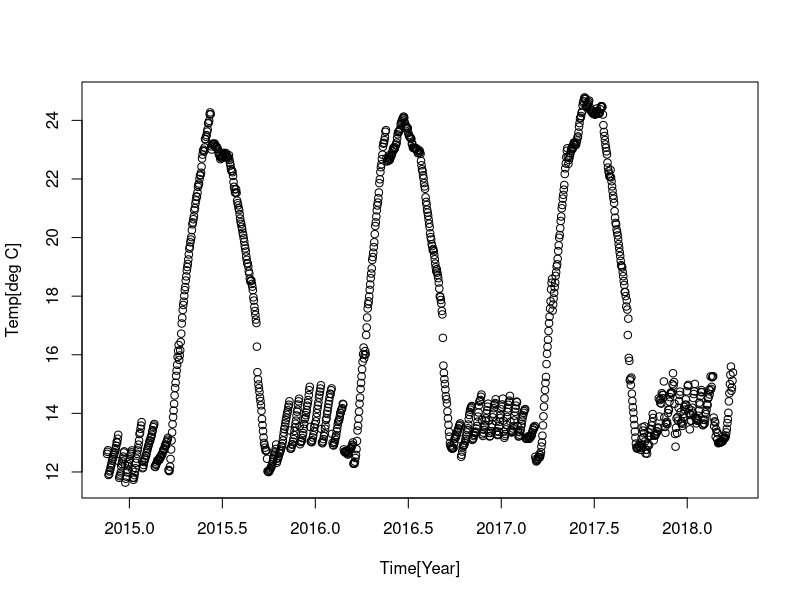
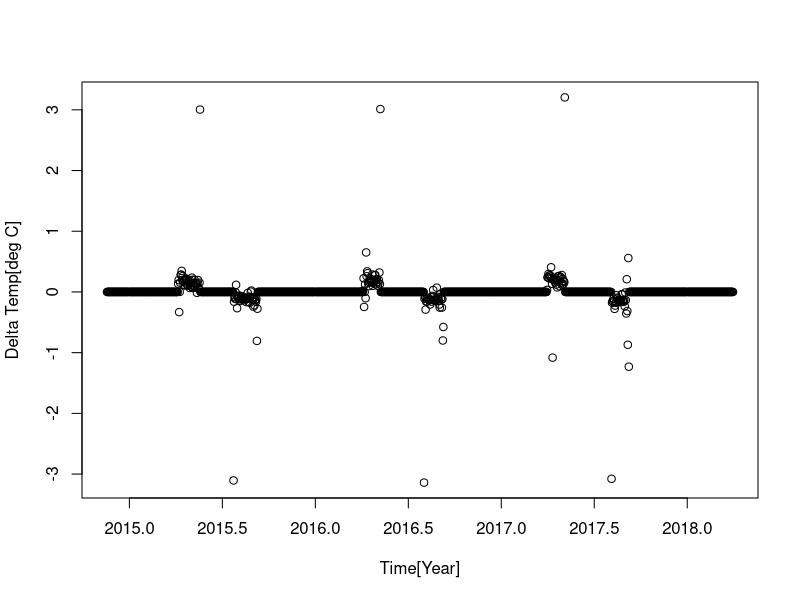
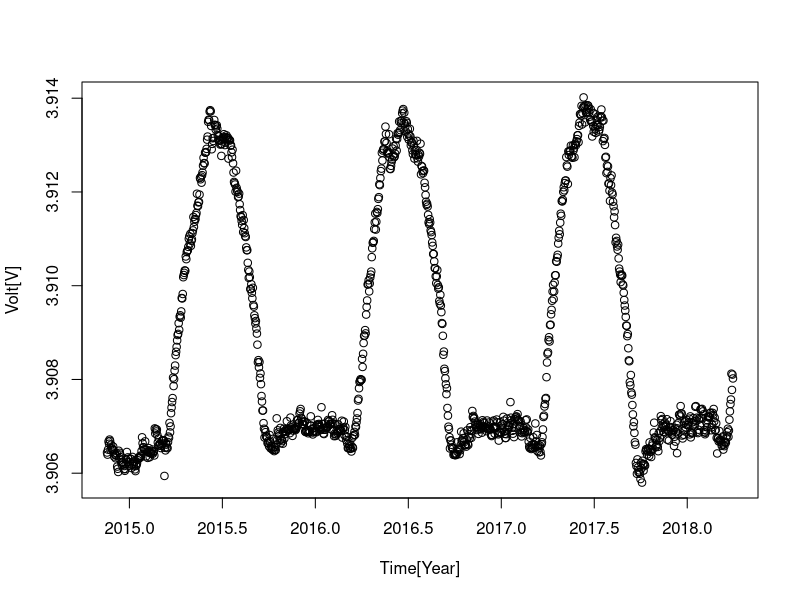
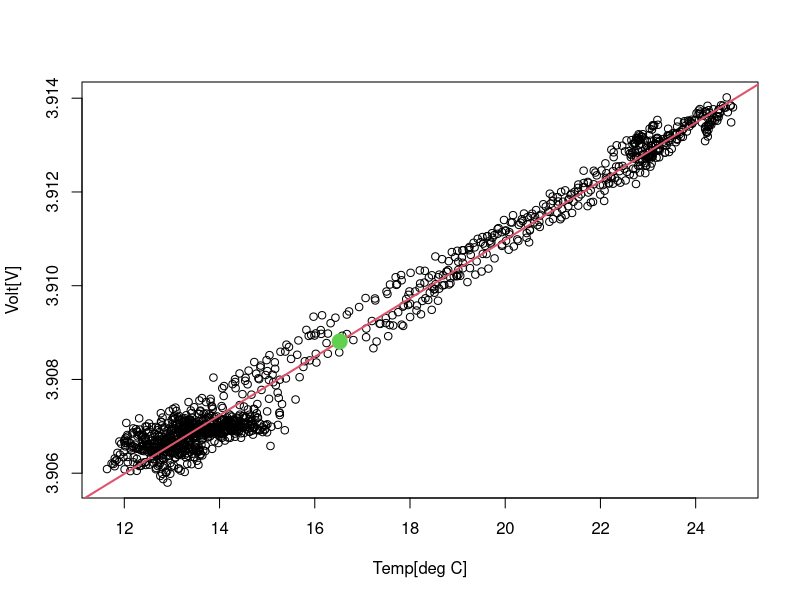
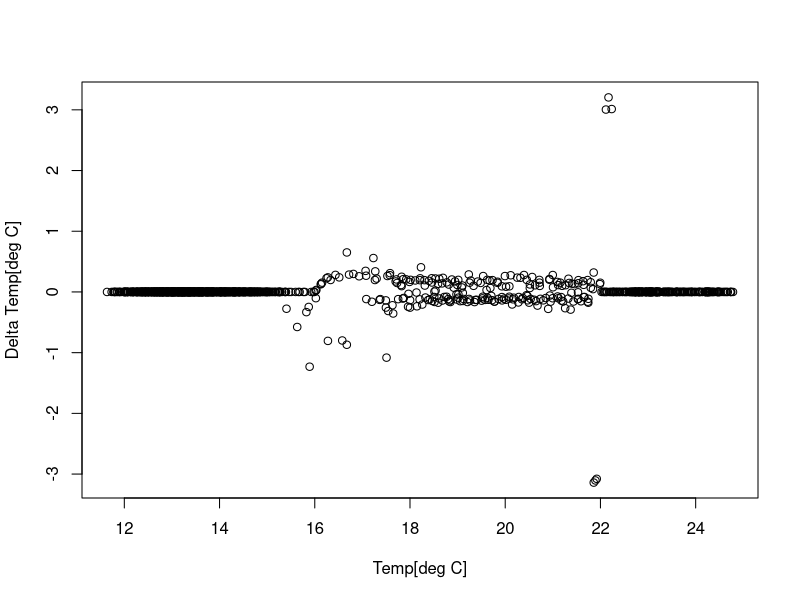
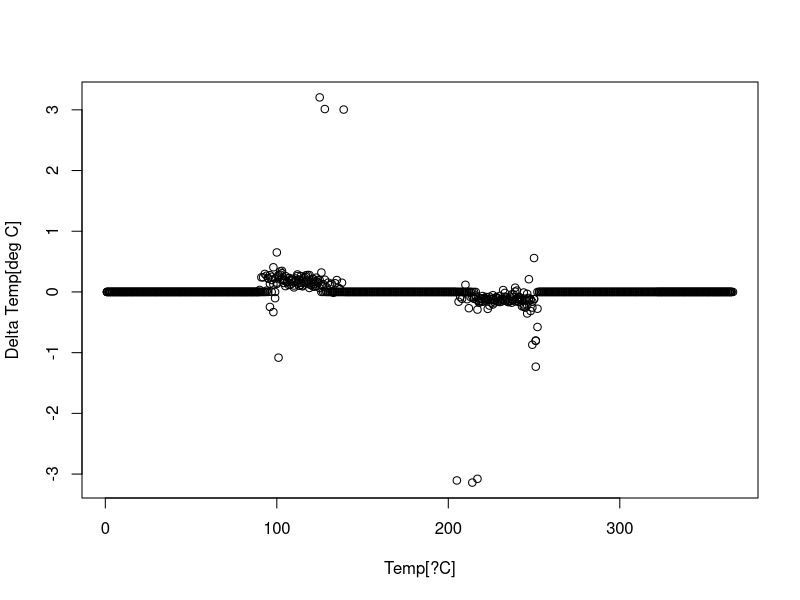
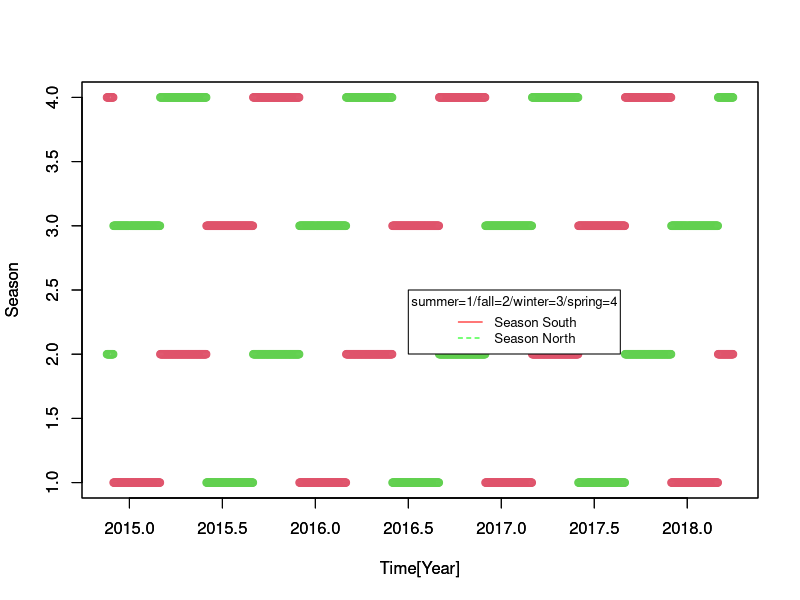
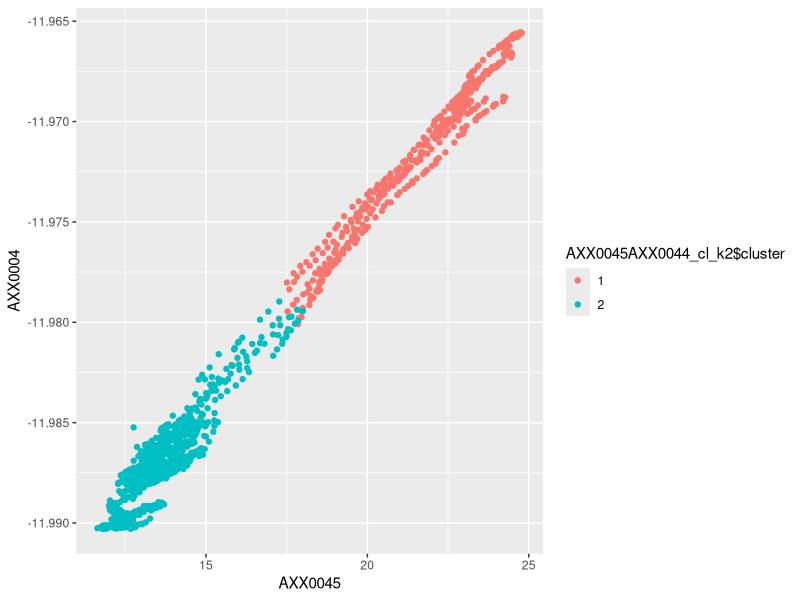

These charts were generated, in order, by the following R code:
## ---- chunk 1
knitr::opts_chunk$set(echo = FALSE)
## ---- chunk 2
# Definimos algunas funciones auxiliares
diff_same_size <- function(x) {
  return (diff(c(x[1],x),1))
}

#https://www.esrl.noaa.gov/gmd/grad/neubrew/Calendar.jsp?view=DOY&year=2018&col=4
#Spring starts September 1 and ends November 30;
#Summer starts December 1 and ends February 28 (February 29 in a Leap Year);
#Fall   (autumn) starts March 1 and ends May 31; and
#Winter starts June 1 and ends August 31;
# Consideramos todos los años como bisiestos. Las Temporadas descriptas corresponden a las estaciones
# en el hemisferio sur.
season_south_doy <-function(x){
if (x>=244 & x<=334) {
s='spring'
}
if (x>60 & x<=151) {
s='fall'
}  
  
  if (x>=152 & x<=243) {
s='winter'
  }
  
  if (x>=335 | x<=60) {
s='summer'
  }
  
  return (s)
}

season_north_doy <-function(x){
if (x>=244 & x<=334) {
s='fall'
}
if (x>60 & x<=151) {
s='spring'
}  
  
  if (x>=152 & x<=243) {
s='summer'
  }
  
  if (x>=335 | x<=60) {
s='winter'
  }
  
  return (s)
}


# De la clase 2
normalize <- function(x) {
  return ((x-min(x))/(max(x)-min(x)))
}
## ---- chunk 3
box_data=read.csv('sat1_20141101000000_20180331000000_FULLASCII_mean.txt')
## ---- chunk 4
# Generamos algunas medidas adicionales
box_data['year_doy']<-box_data$Year+box_data$Doy/366
#
box_data['AXX0045_diff']<-diff_same_size(box_data$AXX0045)
#
box_data['AXX0045_sat']<-box_data$AXX0045
box_data[box_data$AXX0045_sat>22,'AXX0045_sat']<-25
box_data[box_data$AXX0045_sat<16,'AXX0045_sat']<-16
#
box_data['AXX0045_sat_diff']<-diff_same_size(box_data$AXX0045_sat)
#
box_data_n<-as.data.frame(lapply(box_data[1:124], normalize))
#
box_data['season_south'] <- as.character(lapply(box_data[,c('Doy')],season_south_doy))
#
box_data['season_north'] <- as.character(lapply(box_data[,c('Doy')],season_north_doy))
#
box_data['season_south_num']<- sapply(box_data$season_south,switch,"summer"=1,"fall"=2,"winter"=3,"spring"=4)
#
box_data['season_north_num']<- sapply(box_data$season_north,switch,"summer"=1,"fall"=2,"winter"=3,"spring"=4)
## ---- chunk 5
#
plot(box_data$year_doy,box_data$AXX0045,xlab ='Time[Year]',ylab='Temp[deg C]')
#
plot(box_data$year_doy,box_data$AXX0045_sat_diff,xlab ='Time[Year]',ylab='Delta Temp[deg C]')
#
plot(box_data$year_doy,box_data$AXX0044,xlab ='Time[Year]',ylab='Volt[V]')
#
x <- box_data$AXX0045
y <- box_data$AXX0044
regline <- lm(y~x)
plot(x,y,xlab ='Temp[deg C]',ylab='Volt[V]')
abline(regline,lwd=2,col=2)
points(mean(x),mean(y),col=3,pch=20,cex=3)
#
plot(box_data$AXX0045,box_data$AXX0045_sat_diff,xlab ='Temp[deg C]',ylab='Delta Temp[deg C]')
#
plot(box_data$Doy,box_data$AXX0045_sat_diff,xlab ='Temp[?C]',ylab='Delta Temp[deg C]')
#
plot(box_data$year_doy,box_data$season_south_num,xlab ='Time[Year]',ylab='Season',col=2)
par(new=TRUE)
plot(box_data$year_doy,box_data$season_north_num,xlab ='Time[Year]',ylab='Season',col=3)
legend(2016.5,2.5 , legend=c("Season South", "Season North"),
       col=c("red", "green"),lty=1:2, cex=0.8,title ='summer=1/fall=2/winter=3/spring=4')
## ---- chunk 6
set.seed(20)
AXX0045AXX0044_cl_k2 <- kmeans(box_data_n[, c('AXX0045','AXX0044')], 2, nstart = 20)
AXX0045AXX0044_cl_k3 <- kmeans(box_data_n[, c('AXX0045','AXX0044')], 3, nstart = 20)
AXX0045AXX0044_cl_k4 <- kmeans(box_data_n[, c('AXX0045','AXX0044')], 4, nstart = 20)

## ---- chunk 7
# Not Scaled
AXX0045AXX0044_cl_k2_Nnorm <- kmeans(box_data[, c('AXX0045','AXX0044')], 2, nstart = 20)
AXX0045AXX0044_cl_k3_Nnorm <- kmeans(box_data[, c('AXX0045','AXX0044')], 3, nstart = 20)
AXX0045AXX0044_cl_k4_Nnorm <- kmeans(box_data[, c('AXX0045','AXX0044')], 4, nstart = 20)
## ---- chunk 8
print('Scaled')
table(AXX0045AXX0044_cl_k2$cluster, box_data$season_north)
table(AXX0045AXX0044_cl_k3$cluster, box_data$season_north)
table(AXX0045AXX0044_cl_k4$cluster, box_data$season_north)
## ---- chunk 9
print('Not Scaled')
# Not Norm
table(AXX0045AXX0044_cl_k2_Nnorm$cluster, box_data$season_north)
table(AXX0045AXX0044_cl_k3_Nnorm$cluster, box_data$season_north)
table(AXX0045AXX0044_cl_k4_Nnorm$cluster, box_data$season_north)

## ---- chunk 10
library(ggplot2)
AXX0045AXX0044_cl_k2$cluster <- as.factor(AXX0045AXX0044_cl_k2$cluster)
ggplot(box_data, aes( AXX0045,AXX0004, color = AXX0045AXX0044_cl_k2$cluster)) + geom_point()

AXX0045AXX0044_cl_k3$cluster <- as.factor(AXX0045AXX0044_cl_k3$cluster)
ggplot(box_data, aes( AXX0045,AXX0004, color = AXX0045AXX0044_cl_k3$cluster)) + geom_point()

AXX0045AXX0044_cl_k4$cluster <- as.factor(AXX0045AXX0044_cl_k4$cluster)
ggplot(box_data, aes( AXX0045,AXX0004, color = AXX0045AXX0044_cl_k4$cluster)) + geom_point()
## ---- chunk 11
print("Not - Scaled")
AXX0045AXX0044_cl_k2_Nnorm$cluster <- as.factor(AXX0045AXX0044_cl_k2_Nnorm$cluster)
ggplot(box_data, aes( AXX0045,AXX0004, color = AXX0045AXX0044_cl_k2_Nnorm$cluster)) + geom_point()

AXX0045AXX0044_cl_k3_Nnorm$cluster <- as.factor(AXX0045AXX0044_cl_k3_Nnorm$cluster)
ggplot(box_data, aes( AXX0045,AXX0004, color = AXX0045AXX0044_cl_k3_Nnorm$cluster)) + geom_point()

AXX0045AXX0044_cl_k4_Nnorm$cluster <- as.factor(AXX0045AXX0044_cl_k4_Nnorm$cluster)
ggplot(box_data, aes( AXX0045,AXX0004, color = AXX0045AXX0044_cl_k4_Nnorm$cluster)) + geom_point()
## ---- chunk 12
library(mclust)
mcl.model_k2 <- Mclust(box_data[, c('AXX0045','AXX0044')], 2)
# Graficamos
plot(mcl.model_k2, what = "classification", main = "Mclust Classification")
## ---- chunk 13
library(mclust)
mcl.model_k3 <- Mclust(box_data[, c('AXX0045','AXX0044')], 3)
# Graficamos
plot(mcl.model_k3, what = "classification", main = "Mclust Classification")
## ---- chunk 14
library(mclust)
mcl.model_k4 <- Mclust(box_data[, c('AXX0045','AXX0044')], 4)
# Graficamos
plot(mcl.model_k4, what = "classification", main = "Mclust Classification")
## ---- chunk 15
set.seed(20)
DOYAXX0045_cl_k2 <- kmeans(box_data_n[, c('Doy','AXX0045')], 2, nstart = 20)
DOYAXX0045_cl_k3 <- kmeans(box_data_n[, c('Doy','AXX0045')], 3, nstart = 20)
DOYAXX0045_cl_k4 <- kmeans(box_data_n[, c('Doy','AXX0045')], 4, nstart = 20)
DOYAXX0045_cl_k5 <- kmeans(box_data_n[, c('Doy','AXX0045')], 5, nstart = 20)
## ---- chunk 16
print('Scaled Season North')
table(DOYAXX0045_cl_k2$cluster, box_data$season_north)
table(DOYAXX0045_cl_k3$cluster, box_data$season_north)
table(DOYAXX0045_cl_k4$cluster, box_data$season_north)
table(DOYAXX0045_cl_k5$cluster, box_data$season_north)
## ---- chunk 17
library(ggplot2)
DOYAXX0045_cl_k2$cluster <- as.factor(DOYAXX0045_cl_k2$cluster)
ggplot(box_data, aes( Doy,AXX0045, color = DOYAXX0045_cl_k2$cluster)) + geom_point()

DOYAXX0045_cl_k3$cluster <- as.factor(DOYAXX0045_cl_k3$cluster)
ggplot(box_data, aes( Doy,AXX0045, color = DOYAXX0045_cl_k3$cluster)) + geom_point()

DOYAXX0045_cl_k4$cluster <- as.factor(DOYAXX0045_cl_k4$cluster)
ggplot(box_data, aes( Doy,AXX0045, color = DOYAXX0045_cl_k4$cluster)) + geom_point()

DOYAXX0045_cl_k5$cluster <- as.factor(DOYAXX0045_cl_k5$cluster)
ggplot(box_data, aes( Doy,AXX0045, color = DOYAXX0045_cl_k5$cluster)) + geom_point()
## ---- chunk 18
library(mclust)
mcl.model_k5 <- Mclust(box_data[, c('Doy','AXX0045')], 5)
# Graficamos
plot(mcl.model_k5, what = "classification", main = "Mclust Classification")
